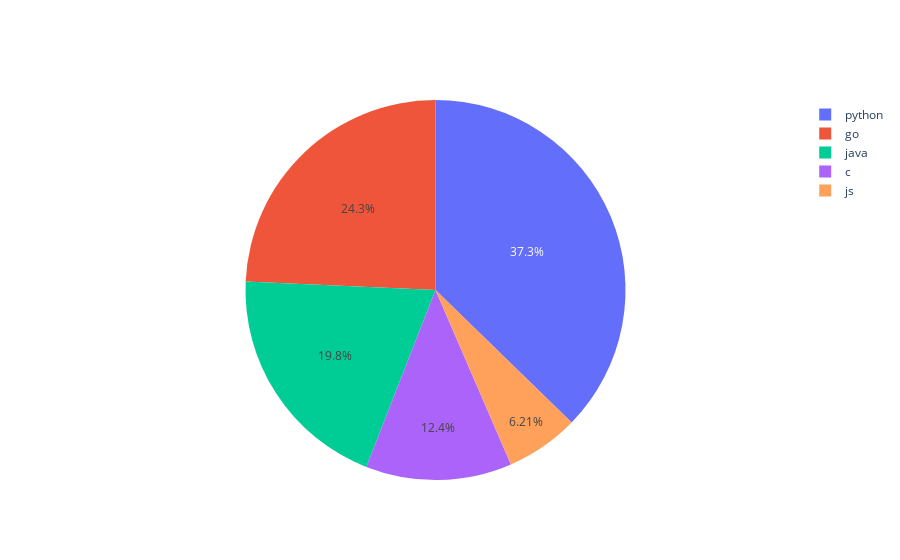

Source (notebook cell):
### Code cell
labels = ['java', 'python', 'go', 'c', 'js']
nums = [35, 66, 43, 22, 11]
fig = go.Figure(data=[go.Pie(labels=labels, values=nums)])
fig.show()

### Figure 1 — Plotly figure (JSON) as saved in the notebook; plotly's stock layout.template omitted (floating-point values rounded to 4 significant figures)
{"data": [{"labels": ["java", "python", "go", "c", "js"], "type": "pie", "values": [35, 66, 43, 22, 11]}], "layout": {}}
